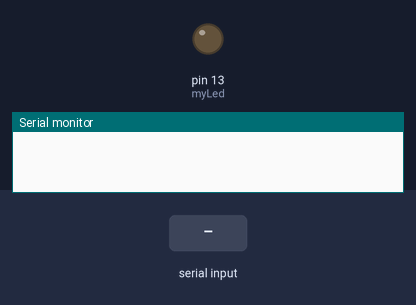
Simulated run of this sketch. Board: Arduino Uno, built with avr-gcc and run on an emulated ATmega328P. Parts: output pins drawn as LEDs (lit = HIGH), the last lines printed to the serial monitor. The test bench sets the inputs (shaded band).

Above: at 1.2 s.
1.3 s: "A" received over Serial
At 1.8 s:
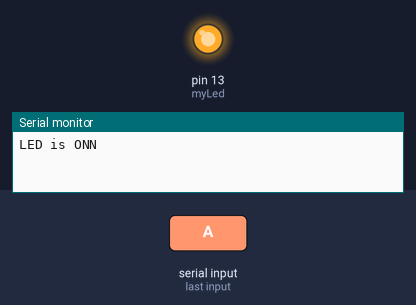
2.8 s: "B" received over Serial
At 4.1 s:
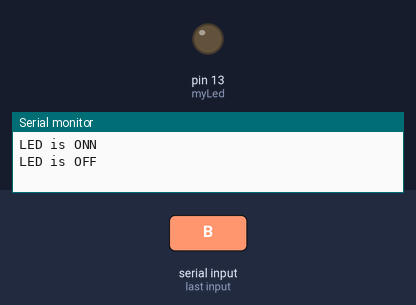
Timing chart, 0 to 5.8 s (numbered marks = the images above; inputs shaded):
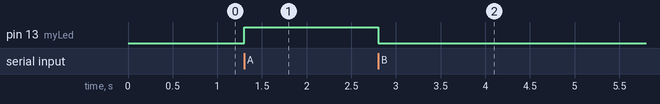

The sketch:

bidirrectionalCommunicationLED.ino
```cpp
/*thisis the example of serial data reception
  arduino will receive data serially and will use the serial byte received for
  controlling an on board LED
  if 'A' is recevied serially then LED will be turned ON , acknowledgement
  will be sent back "LED is ON"
  if 'B' then will OFF with message
 */
 char temp;//variable to receive the serial data byte
 int myLed = 13;// myLed refers to digital pin 13 of Arduino
 void setup() {
  Serial.begin(9600);
  pinMode(myLed,OUTPUT);
}

void loop() {
  while(!Serial.available());//stay here in the case serial data is not recevied
  if(Serial.available()>0)
  {
    temp = Serial.read();//read the data byte received and store in varible temp
    if(temp=='A')
    {
      digitalWrite(myLed,HIGH);
      Serial.println("LED is ONN");
    }
    if(temp=='B')
    {
      digitalWrite(myLed,LOW);
      Serial.println("LED is OFF");
    }
  }
}
```

Measured:
- after the input at 1.3 s, pin 13 (myLed): LOW → HIGH at once
- after the input at 2.8 s, pin 13 (myLed): HIGH → LOW at once
